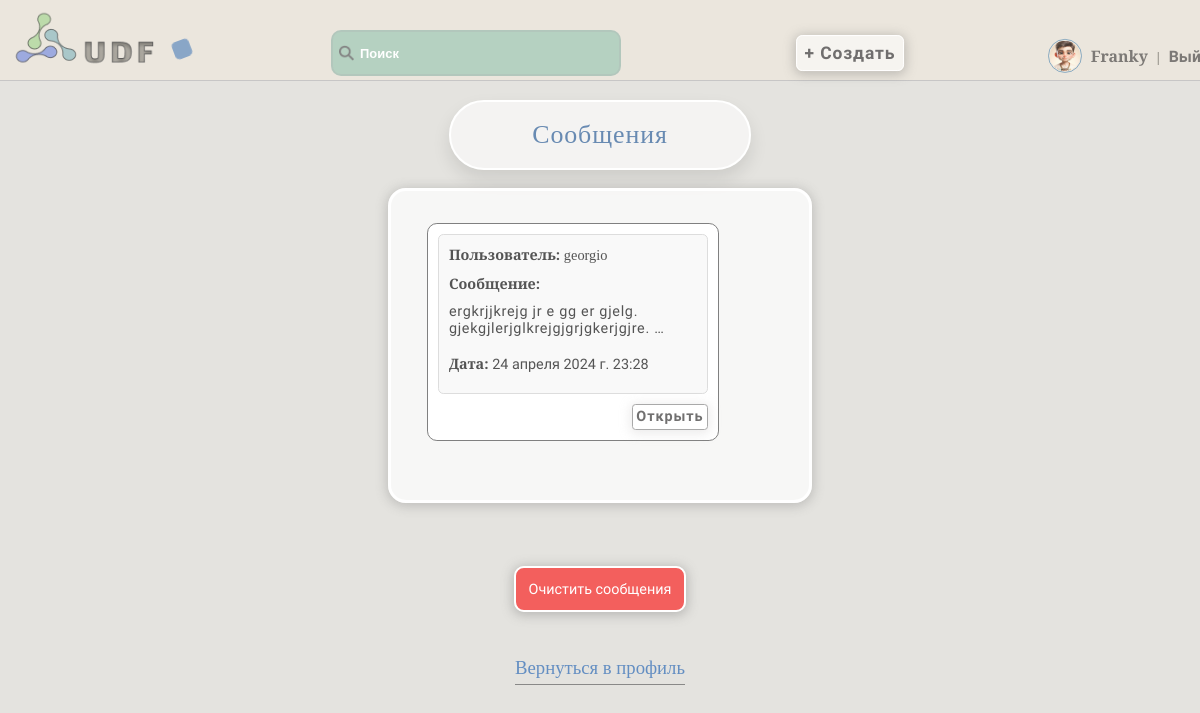
/accounts/inbox/ (signed in), run on the app's committed database.
### accounts/models.py (models this page shows, shortened)
class User(AbstractUser):
    username = models.CharField(max_length=150, unique=True, verbose_name='Имя')
    password = models.CharField(max_length=128, null=False, blank=False, verbose_name='Пароль')
    bio = models.TextField(blank=True, verbose_name='Биография')
    country = models.CharField(max_length=50, blank=True, verbose_name='Страна')
    city = models.CharField(max_length=50, blank=True, verbose_name='Город')
    is_online = models.BooleanField(default=False, verbose_name='Статус')
    occupation = models.CharField(max_length=50, blank=True, verbose_name='Род деятельности')
    avatar = models.ImageField(upload_to='avatars', blank=True, verbose_name='Аватар')
    date_joined = models.DateTimeField(auto_now_add=True, verbose_name='Дата')
    email = models.EmailField(unique=True)
    gender_choices = [
        ('M', 'Мужской'),
        ('F', 'Женский'),
    ]
    gender = models.CharField(max_length=1, choices=gender_choices, blank=True, verbose_name='Пол')
    age = models.IntegerField(blank=True, null=True, verbose_name='Возраст')
    last_login = models.DateTimeField(default=timezone.now)
    groups = None
    user_permissions = None
    def is_online(self):
        return (timezone.now() - self.last_login).seconds < 3600

class Message(models.Model):
    sender = models.ForeignKey(User, related_name='sent_messages', on_delete=models.CASCADE)
    recipient = models.ForeignKey(User, related_name='received_messages', on_delete=models.CASCADE)
    content = models.TextField()
    timestamp = models.DateTimeField(auto_now_add=True)
    is_read = models.BooleanField(default=False)

### accounts/views.py (the view)
# urls.py: path('inbox/', inbox, name='inbox'),
@login_required
def inbox(request):
    if request.method == 'POST' and 'delete_all' in request.POST:
        Message.objects.filter(recipient=request.user).delete()
        return redirect('inbox')
    unread_messages = Message.objects.filter(recipient=request.user, is_read=False)
    for message in unread_messages:
        message.is_read = True
        message.save()
    messages = Message.objects.filter(recipient=request.user).order_by('-timestamp')
    return render(request, 'messages/inbox.html', {'messages': messages})

### accounts/templates/messages/inbox.html (shortened to what this page needs)
{% extends 'core/base.html' %}
{% block content %}
  <h1>Сообщения</h1>
  <form method="post">
    <div class="inbox-message">
      {% if messages %}
        <ul>
          {% for message in messages %}
            <li>
              <div class="message-content-inbox">
                <strong class="user-strong"> Пользователь:</strong> {{ message.sender.username }}<br>
                <div class="message-inbox-area">
                  <strong class="message-strong">Сообщение:</strong><br> <span class="strong-message"> {{ message.content| truncatewords:7 }}</span><br>
                </div>
                <br>
                <strong class="data-stong"> Дата:</strong><span class="strong-data"> {{ message.timestamp }}</span>
              </div>
              <button class="view-message-btn" data-content="{{ message.content }}">Открыть</button>
            </li>
          {% endfor %}
        </ul>
      {% else %}
        <p>Сообщений нет</p>
      {% endif %}
    </div>
    <button class="del-messages-but" type="submit" name="delete_all">Очистить сообщения</button>
  </form>
  <a class="back-profile" href="{% url 'bio_view' %}">Вернуться в профиль</a>
{% endblock %}

### core/templates/core/base.html (shortened to what this page needs)
<!DOCTYPE html>
{% load static %}
<html lang="en">
<head>
    <link rel="stylesheet" href="{% static 'css/style.css' %}">
    <link rel="stylesheet" href="{% static 'css/media_window.css' %}">
</head>
<body class="loaded">
<div class="menu">
    <div class="wrap">
        <div class="logo" id="logo_animated">
            <a class="logo-menu" href="{% url 'base_with_articles' %}"><img src="{% static 'images/logo.png' %}" alt="logo"></a>
        </div>
        <div class="shape"></div>
        <ul>
            <li>
                <label class="search-icon">
                    <img src="{% static 'images/search.png' %}" alt="Search">
                </label>
                <input class="search-input" type="text" placeholder="Поиск" id="search-input">
            </li>
            <li>
                <a class="add-button" href="{% url 'add_article' %}">
                    <button class="animated_bt" type="button">+ Создать</button>
                </a>
            </li>
            {% if user.is_authenticated %}
            {% if not is_public_profile %}
            <li>
                {% if user.gender == 'M' %}
                <img class="menu-avatar" src="{% static 'images/male_avatar.png' %}" alt="Male Avatar">
                {% elif user.gender == 'F' %}
                <img class="menu-avatar" src="{% static 'images/female_avatar.png' %}" alt="Female Avatar">
                {% else %}
                <img class="menu-avatar" src="{% static 'images/default_avatar.png' %}" alt="Default Avatar">
                {% endif %}
                <a  style="font-family:Spectral SC,serif;" href="{% url 'user_profile' %}">{{ user.username }}</a> | <a  href="{% url 'logout' %}">Выйти</a>
            </li>
            {% endif %}
            {% endif %}
        </ul>
    </div>
</div>
<div class="container">
    <div class="wrap">
        {% block content %}{% endblock %}
    </div>
</body>
</html>

### data on the page
User: username "Franky"
Message: sender.username "georgio", content "ergkrjjkrejg jr e gg er gjelg. gjekgjlerjglkrejgjgrjgkerjgjre. …", timestamp "24 апреля 2024 г. 23:28"
